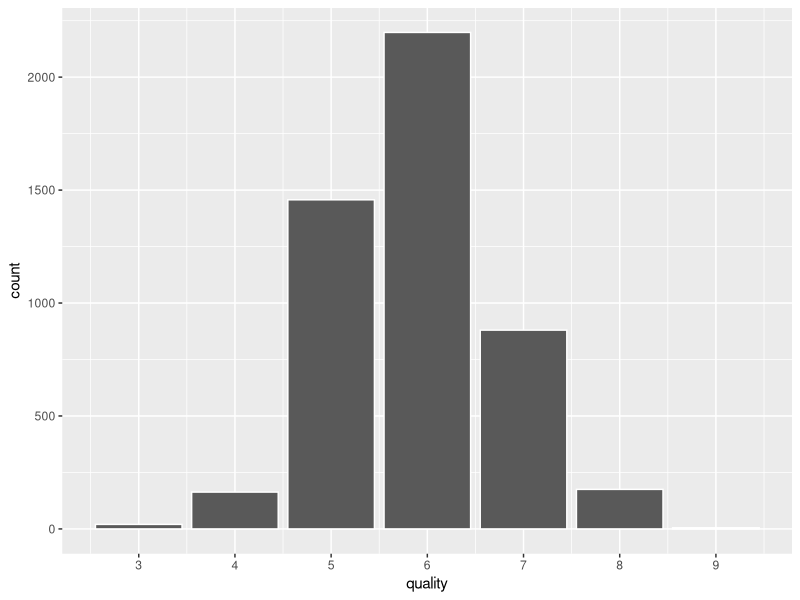
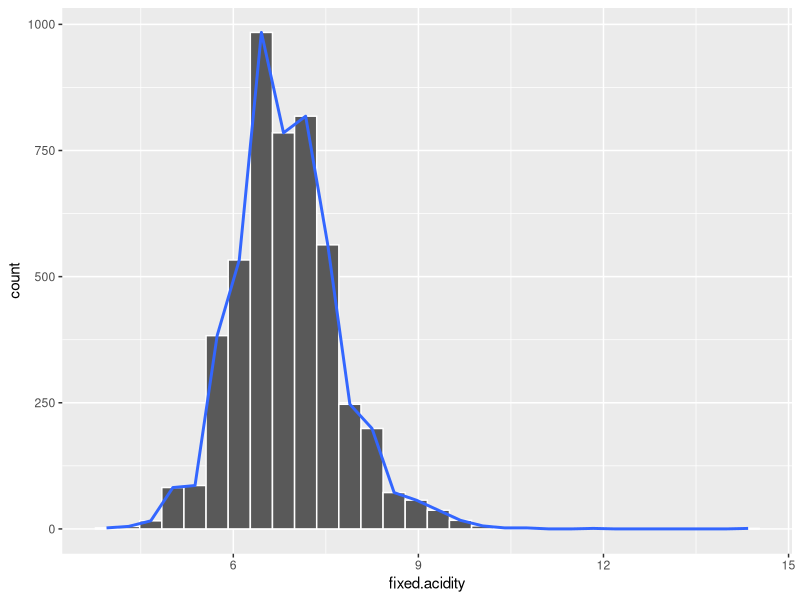
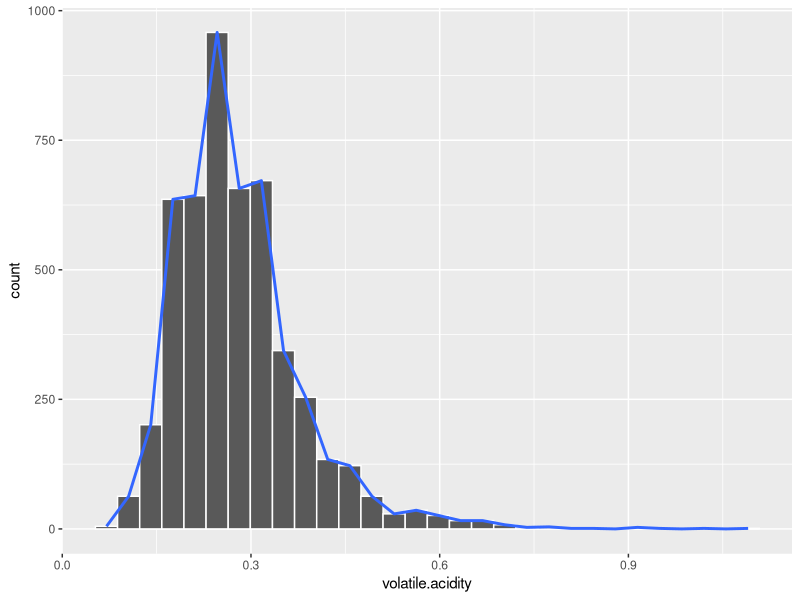
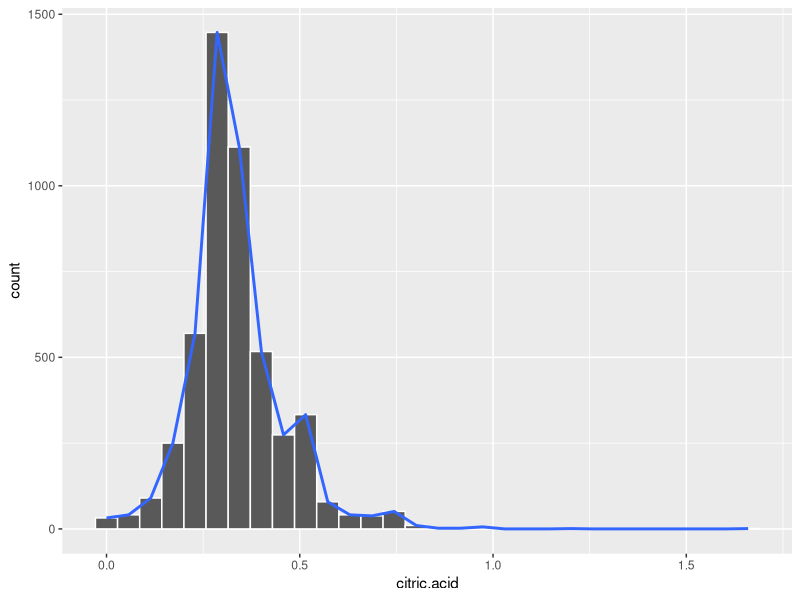
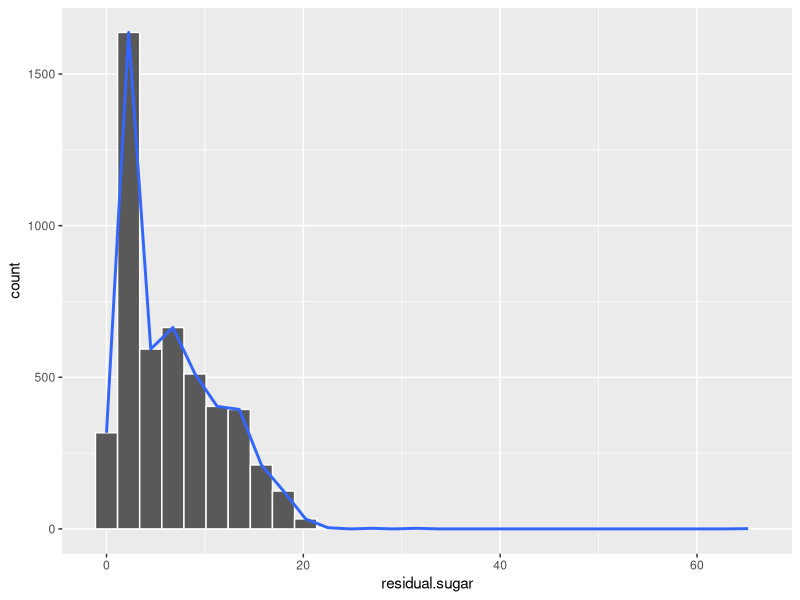
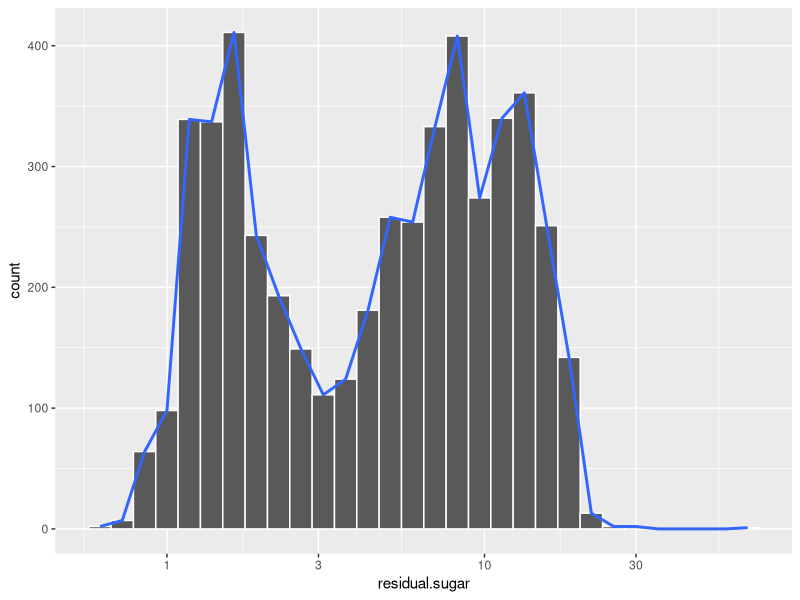
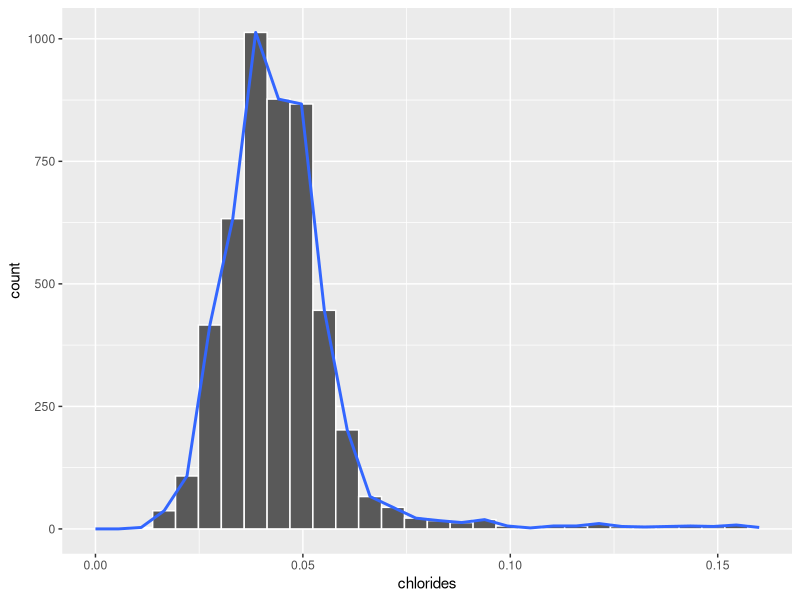
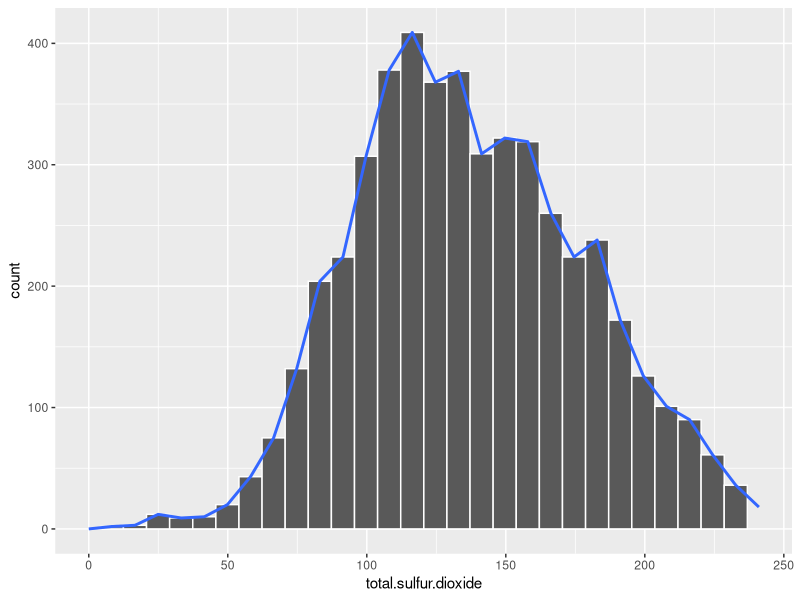

These charts were generated, in order, by the following R code:
## ---- chunk 1
knitr::opts_chunk$set(echo=FALSE, warning=FALSE, messages=FALSE)
## ---- chunk 2
# Load all of the packages that you end up using
# in your analysis in this code chunk.

# Notice that the parameter "echo" was set to FALSE for this code chunk.
# This prevents the code from displaying in the knitted HTML output.
# You should set echo=FALSE for all code chunks in your file.

library(ggplot2)
library(GGally)
library(scales)
library(memisc)
library('corrplot')
library(RColorBrewer)
## ---- chunk 3
# Load the Data
setwd("/Users/skumaran/Documents/Udacity Assignments/P4-DataAnalysisR")
wine_data <- read.csv("wineQualityWhites.csv")
str(wine_data)
summary(wine_data)
colnames(wine_data)
## ---- chunk 4
ggplot(aes(quality), data = wine_data) +
  geom_bar(color = "white") +
  scale_x_continuous(breaks = seq(0,10,by=1))
summary(wine_data$quality)
## ---- chunk 5
ggplot(aes(fixed.acidity), data = wine_data) +
  geom_histogram(color="white") +
  geom_smooth(stat = "bin")
summary(wine_data$fixed.acidity) #has an outlier at 14.2, 
#7 observations with fixed acidity more than 10

ggplot(aes(volatile.acidity), data = wine_data) +
  geom_histogram(color="white") +
  geom_smooth(stat = "bin")
summary(wine_data$volatile.acidity) #6 observations with more 0.9
## ---- chunk 6
ggplot(aes(citric.acid), data = wine_data) +
  geom_histogram(color="white") +
  geom_smooth(stat = "bin")
summary(wine_data$citric.acid)
## ---- chunk 7
ggplot(aes(residual.sugar), data = wine_data) +
  geom_histogram(color="white") +
  geom_smooth(stat = "bin")
summary(wine_data$residual.sugar) #3 obs above 30

ggplot(aes(residual.sugar), data = wine_data) +
  geom_histogram(color = "white") +
  geom_smooth(stat = "bin") +
  scale_x_log10()
## ---- chunk 8
ggplot(aes(chlorides), data = wine_data) +
  geom_histogram(color = "white") +
  geom_smooth(stat="bin") +
  xlim(0,quantile(wine_data$chlorides, 0.99)) 
summary(wine_data$chlorides) 
## ---- chunk 9
ggplot(aes(total.sulfur.dioxide), data = wine_data) +
  geom_histogram(color = "white") +
  xlim(0,quantile(wine_data$total.sulfur.dioxide, 0.99)) +
  geom_smooth(stat="bin") 
summary(wine_data$total.sulfur.dioxide) # 6 observations above 300

ggplot(aes(free.sulfur.dioxide), data = wine_data) +
  geom_histogram(color = "white") +
    xlim(0,quantile(wine_data$free.sulfur.dioxide, 0.99)) +
  geom_smooth(stat="bin") 
summary(wine_data$free.sulfur.dioxide)
## ---- chunk 10
ggplot(aes(density), data = wine_data) +
  geom_histogram(color = "white")+
  geom_smooth(stat="bin") 

summary(wine_data$density)
## ---- chunk 11
ggplot(aes(pH), data = wine_data) +
  geom_histogram(color = "white")+
  geom_smooth(stat="bin")+
  scale_x_continuous(breaks=seq(min(wine_data$pH), 
                                max(wine_data$pH), by=0.1))
summary(wine_data$pH)
## ---- chunk 12
ggplot(aes(alcohol), data = wine_data) +
  geom_histogram(color = "white") +
  geom_smooth(stat = "bin")+
    scale_x_continuous(breaks=seq(min(wine_data$alcohol), 
                                  max(wine_data$alcohol),by = 1))
summary(wine_data$alcohol)
## ---- chunk 13
#categorising the wine quality using ifelse statement 
#and added to a new variable quality_group. 

wine_data$quality_group <- ifelse(wine_data$quality <= 4, "poor", 
                                   ifelse(( wine_data$quality >4) & 
                                            (wine_data$quality <7), 
                                          "neutral", "good"))
#changing from character to ordered factor variable 
wine_data$quality_group <- factor(wine_data$quality_group, 
                                     levels = c("poor", "neutral", "good"), 
                                    ordered =  TRUE)
ggplot(aes(quality_group), data = wine_data) +
  geom_bar() 
## ---- chunk 14
theme_set(theme_minimal(20))
# part1 <- wine_data[,2:4,13]
# ggpairs(part1, lower = list(continuous = wrap("points", shape = I('.'))),
#         upper = list(combo = wrap("box", outlier.shape = I('.'))),
#         axisLabels = "internal")  
#   
ggpairs(wine_data[,2:13], lower = list(continuous = wrap("points", shape = I('.'))),
        upper = list(combo = wrap("box", outlier.shape = I('.'))),
        axisLabels = "internal")
table(wine_data$quality)
## ---- chunk 15
setwd("/Users/skumaran/Documents/Udacity Assignments/P4-DataAnalysisR")
wine_data2 <- read.csv("wineQualityWhites.csv")
d <- cor(wine_data2[,2:13], method = "pearson")
corrplot(d, method = "circle", diag = FALSE)

#displays a table of all coorelation coefficients.
cor(wine_data[sapply(wine_data, is.numeric)], method = "pearson")
## ---- chunk 16
ggplot(aes(x= alcohol, y = quality), data = wine_data) +
  geom_point()
wine_data$quality <- factor(wine_data$quality)
ggplot(aes(x= quality, y = alcohol), data = wine_data) +
  geom_boxplot()

ggplot(aes(x= quality_group, y = alcohol), data = wine_data) +
  geom_boxplot()
table(wine_data$quality_group)
table(wine_data$quality)
## ---- chunk 17
ggplot(aes(x= quality, y =residual.sugar), data = wine_data) +
  geom_point()

#quality converted from integer to factor variable to do boxplots
wine_data$quality <- factor(wine_data$quality)
#coord_cartesian to exclude the outlier
ggplot(aes(x= quality, y = residual.sugar), data = wine_data) +
  geom_boxplot() +
  coord_cartesian(ylim = c(0,quantile(wine_data$residual.sugar, 0.95)))

ggplot(aes(x= quality_group, y = residual.sugar), data = wine_data) +
  geom_boxplot() + 
  coord_cartesian(ylim = c(0,quantile(wine_data$residual.sugar, 0.95)))

by(wine_data$residual.sugar, wine_data$quality, summary)
## ---- chunk 18
wine_data$quality <- factor(wine_data$quality)
ggplot(aes(x= quality, y = density), data = wine_data) +
  geom_boxplot() 

ggplot(aes(x= quality_group, y = density), data = wine_data) +
  geom_boxplot() 

ggplot(aes(x= density, color = quality_group), data = wine_data) +
  geom_density()
## ---- chunk 19

wine_data$quality <- factor(wine_data$quality)
ggplot(aes(x= quality, y = pH), data = wine_data) +
  geom_boxplot() 

## ---- chunk 20
#plots for fixed acidity vs quality_group
ggplot(aes(x= quality_group, y = fixed.acidity), data = wine_data) +
  geom_boxplot()
ggplot(aes(x= fixed.acidity, color = quality_group), data = wine_data) +
  geom_density()
by(wine_data$fixed.acidity, wine_data$quality_group, summary)

#plots for volatile acidity vs quality_group
ggplot(aes(x= quality_group, y = volatile.acidity), data = wine_data) +
  geom_boxplot()
ggplot(aes(x= volatile.acidity, color = quality_group), data = wine_data) +
  geom_density()
by(wine_data$volatile.acidity, wine_data$quality_group, summary)
## ---- chunk 21

ggplot(aes(x= quality_group, y = chlorides), data = wine_data) +
  geom_boxplot()
by(wine_data$chlorides, wine_data$quality_group, summary)
## ---- chunk 22
ggplot(aes(x= quality_group, y = total.sulfur.dioxide), data = wine_data) +
  geom_boxplot()
ggplot(aes(x= quality_group, y = free.sulfur.dioxide), data = wine_data) +
  geom_boxplot()
ggplot(aes(x= quality_group, y = sulphates), data = wine_data) +
  geom_boxplot()

# ggplot(aes(x= free.sulfur.dioxide, color = quality_group), 
#data = wine_data) +
#   geom_density()
# ggplot(aes(x= total.sulfur.dioxide, color = quality_group), 
#data = wine_data) +
#   geom_density()
# ggplot(aes(x= sulphates, color = quality_group), 
#data = wine_data) +
#   geom_density()

by(wine_data$total.sulfur.dioxide, wine_data$quality_group, summary)
by(wine_data$free.sulfur.dioxide, wine_data$quality_group, summary)
by(wine_data$sulphates, wine_data$quality_group, summary)
## ---- chunk 23
ggplot(aes(x= residual.sugar, y = density), data = wine_data) +
  geom_point() +
  xlim(0, quantile(wine_data$residual.sugar, 0.999)) +
  geom_smooth()
cor(wine_data$residual.sugar, wine_data$density, method = "pearson")
## ---- chunk 24
ggplot(aes(x= alcohol, y = density), data = wine_data) +
  geom_point() +
  ylim(0.985, quantile(wine_data$density, 0.999)) +
  geom_smooth()
cor(wine_data$alcohol, wine_data$density, method = "pearson")
## ---- chunk 25
#to exlucde the top outliers in the SO2
ggplot(aes(x= total.sulfur.dioxide, y = free.sulfur.dioxide), 
       data = wine_data) +
  geom_point() +
  ylim(0, quantile(wine_data$free.sulfur.dioxide, 0.999)) +
  xlim(0, quantile(wine_data$total.sulfur.dioxide, 0.999)) +
  geom_smooth()
cor(wine_data$total.sulfur.dioxide, wine_data$free.sulfur.dioxide, 
    method = "pearson")
## ---- chunk 26
ggplot(aes(x= total.sulfur.dioxide, y = density), data = wine_data) +
  geom_point() +
  geom_smooth() +
  xlim(0, quantile(wine_data$total.sulfur.dioxide, 0.99)) +
  ylim(0.985, quantile(wine_data$density, 0.99))

cor(wine_data$total.sulfur.dioxide, wine_data$density, method = "pearson")
## ---- chunk 27
ggplot(aes(x= residual.sugar, y = density), data = wine_data) +
  geom_point(aes(color = quality_group)) +
  xlim(0, quantile(wine_data$residual.sugar, 0.999)) +
  ylim(0.985, quantile(wine_data$density, 0.999)) +
  geom_smooth()
## ---- chunk 28
ggplot(aes(x= total.sulfur.dioxide, y = free.sulfur.dioxide), data = wine_data)+
  geom_point(aes(color = quality_group), alpha = 0.5, size = 1) +
ylim(0, quantile(wine_data$free.sulfur.dioxide, 0.999)) +
  xlim(0, quantile(wine_data$total.sulfur.dioxide, 0.999))
## ---- chunk 29
ggplot(aes(x= chlorides, y = residual.sugar), data = wine_data) +
  geom_point(aes(color = alcohol), 
             alpha = 0.5, size = 1, position = "jitter") +
ylim(0, quantile(wine_data$residual.sugar, 0.999)) +
  xlim(0, quantile(wine_data$chlorides, 0.999)) +
  geom_smooth(aes(color = alcohol))
  
ggplot(aes(x= pH, y = fixed.acidity), data = wine_data) +
  geom_point(aes(color = quality_group), 
             alpha = 0.5, size = 1, position = "jitter") +
xlim(2.5, quantile(wine_data$pH, 0.999)) +
  ylim(0, quantile(wine_data$vfixed.acidity, 0.999)) +
  geom_smooth(aes(color = quality_group))
## ---- chunk 30
#linear regression model that includes quality and alcohol
m1 <- lm(I(quality) ~ I(alcohol), data = wine_data)
#other variables are included at each step
m2 <- update(m1, ~ . + density)
m3 <- update(m2, ~ . + residual.sugar)
m4 <- update(m3, ~ . + volatile.acidity)
m5 <- update(m4, ~ . + chlorides)
mtable(m1, m2, m3, m4, m5)
## ---- chunk 31
ggplot(aes(x= quality_group, y = alcohol, fill = quality_group), 
       data = wine_data) +
  geom_boxplot() +
  xlab("Quality") +
  ylab("Alcohol (%)") +
  ylim(quantile(wine_data$alcohol, prob=0.00), 
       quantile(wine_data$alcohol, prob=0.99))+
  ggtitle("Quality vs Alcohol content in white wines") +
  theme(legend.position = "none")
## ---- chunk 32
ggplot(aes(x= as.factor(quality), y = density, fill = as.factor(quality)), 
       data = wine_data) +
  geom_boxplot() +
  xlab("Quality") +
  ylab("Density (g/cm3)") +
  ylim(quantile(wine_data$density, prob=0.00), 
       quantile(wine_data$density, prob=0.99))+
  ggtitle("Quality vs Density in white wines") +
  theme(legend.position = "none") #removes the legend
#limits the yaxis to exclude the top 1% data
## ---- chunk 33
library(gridExtra)

#scatterplot for residual sugar and density across quality_group
#excluding outliers and limiting axis appropriately
p1 <- ggplot(aes(x= residual.sugar, y = density), data = wine_data) +
  geom_point(aes(color = quality_group), 
             size = 1, alpha = 0.5, position = "jitter") +
  xlim(0, quantile(wine_data$residual.sugar, 0.999)) +
  ylim(0.985, quantile(wine_data$density, 0.999)) +
  xlab("Residual Sugar (g/dm3)") +
  ylab("Density (g/cm3)") +
  theme(axis.title=element_text(size = rel(0.8)), 
        legend.title = element_text(size = rel(0.8)))

#scatterplot for residual sugar and density across quality 
p2 <- ggplot(aes(x= residual.sugar, y = density), data = wine_data) +
  geom_point(aes(color = as.factor(quality)), size = 2, alpha = 1, position = "jitter") +
    scale_color_brewer(type = 'div',
    guide = guide_legend(title = 'Quality')) +
  xlim(0, quantile(wine_data$residual.sugar, 0.999)) +
  ylim(0.985, quantile(wine_data$density, 0.999)) +
  geom_smooth() +
  xlab("Residual Sugar (g/dm3)") +
  ylab("Density (g/cm3)") +
  theme(axis.title=element_text(size = rel(0.8)), 
        legend.title = element_text(size = rel(0.8)))
  
grid.arrange(p1,p2,ncol=1,
   top = ("Interaction of density and residual sugar in quality of wines"))
